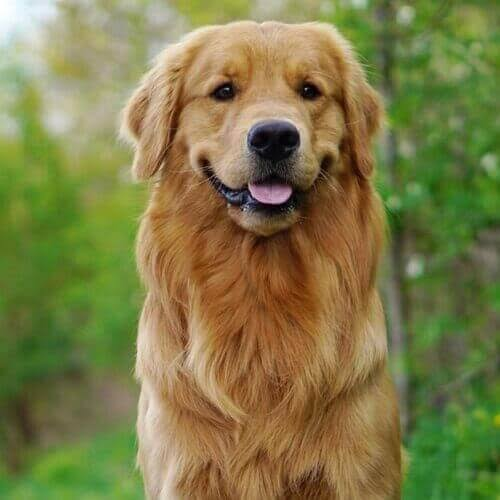
#> input picture proj2/dog.jpg, 500 x 500 px
$ python hybrid_image_starter.py
#> lines starting #> are read from the running program, lines starting #| are printed output that depends on the picture; after the words box and inside, x2 and y2 are one past the last pixel; in counts of white or black regions, pixels touching at a corner belong together
### proj2/align_image_code.py
"""Lets the user click two corresponding points on each of two images,
then aligns the images so those two points overlap (matching center,
scale, and rotation), and crops both to a common size.
"""
import math

import numpy as np
import matplotlib.pyplot as plt
import skimage.transform as sktr


# [9 lines left out: function get_points, not called in this run]


def recenter(im: np.ndarray, r: float, c: float) -> np.ndarray:
    R, C = im.shape[:2]
    rpad = int(np.abs(2*r+1 - R))
    cpad = int(np.abs(2*c+1 - C))
    pad_width = [(0 if r > (R-1)/2 else rpad, 0 if r < (R-1)/2 else rpad),
                 (0 if c > (C-1)/2 else cpad, 0 if c < (C-1)/2 else cpad)]
    if im.ndim == 3:
        pad_width.append((0, 0))
    return np.pad(im, pad_width, 'constant')


def find_centers(p1: tuple, p2: tuple) -> tuple:
    cx = np.round(np.mean([p1[0], p2[0]]))
    cy = np.round(np.mean([p1[1], p2[1]]))
    return cx, cy


def align_image_centers(im1: np.ndarray, im2: np.ndarray, pts: tuple) -> tuple:
    p1, p2, p3, p4 = pts

    cx1, cy1 = find_centers(p1, p2)
    cx2, cy2 = find_centers(p3, p4)

    im1 = recenter(im1, cy1, cx1)
    im2 = recenter(im2, cy2, cx2)
    return im1, im2


def rescale_images(im1: np.ndarray, im2: np.ndarray, pts: tuple) -> tuple:
    p1, p2, p3, p4 = pts
    len1 = np.sqrt((p2[1] - p1[1])**2 + (p2[0] - p1[0])**2)
    len2 = np.sqrt((p4[1] - p3[1])**2 + (p4[0] - p3[0])**2)
    dscale = len2/len1
    channel_axis = -1 if im1.ndim == 3 else None
    if dscale < 1:
        im1 = sktr.rescale(im1, dscale, channel_axis=channel_axis)
    else:
        im2 = sktr.rescale(im2, 1./dscale, channel_axis=channel_axis)
    return im1, im2


def rotate_im1(im1: np.ndarray, pts: tuple) -> tuple:
    p1, p2, p3, p4 = pts
    theta1 = math.atan2(-(p2[1] - p1[1]), (p2[0] - p1[0]))
    theta2 = math.atan2(-(p4[1] - p3[1]), (p4[0] - p3[0]))
    dtheta = theta2 - theta1
    im1 = sktr.rotate(im1, dtheta*180/np.pi)
    return im1, dtheta


def match_img_size(im1: np.ndarray, im2: np.ndarray) -> tuple:
    # Make images the same size
    h1, w1 = im1.shape[:2]
    h2, w2 = im2.shape[:2]
    if h1 < h2:
        im2 = im2[int(np.floor((h2-h1)/2.)) : -int(np.ceil((h2-h1)/2.)), :]
    elif h1 > h2:
        im1 = im1[int(np.floor((h1-h2)/2.)) : -int(np.ceil((h1-h2)/2.)), :]
    if w1 < w2:
        im2 = im2[:, int(np.floor((w2-w1)/2.)) : -int(np.ceil((w2-w1)/2.))]
    elif w1 > w2:
        im1 = im1[:, int(np.floor((w1-w2)/2.)) : -int(np.ceil((w1-w2)/2.))]
    assert im1.shape == im2.shape
    return im1, im2


def crop_to_valid(valid: np.ndarray) -> tuple:
    """Shrink a box until every pixel in it is valid, trimming whichever edge has
    the most invalid pixels each step. Returns (top, bottom, left, right)."""
    t, b, l, r = 0, valid.shape[0], 0, valid.shape[1]
    while True:
        v = valid[t:b, l:r]
        bad = {"t": (~v[0]).sum(), "b": (~v[-1]).sum(),
               "l": (~v[:, 0]).sum(), "r": (~v[:, -1]).sum()}
        edge = max(bad, key=bad.get)
        if bad[edge] == 0:
            return t, b, l, r
        if edge == "t":
            t += 1
        elif edge == "b":
            b -= 1
        elif edge == "l":
            l += 1
        else:
            r -= 1


def align_images(im1: np.ndarray, im2: np.ndarray, pts: tuple = None,
                 crop_padding: bool = False) -> tuple:
    """pts = (p1, p2, p3, p4) as (x, y): two points on im1, then the matching two on im2.
    If pts is None, click them interactively. If crop_padding is True, cut away the
    black borders that recentering/rotating adds, keeping only pixels both images cover."""
    if pts is None:
        pts = get_points(im1, im2)
    if crop_padding:
        # extra all-ones channel that goes through the same transforms; wherever it
        # ends up < 1, that pixel came from zero padding instead of the real image
        im1 = np.dstack([im1, np.ones(im1.shape[:2])])
        im2 = np.dstack([im2, np.ones(im2.shape[:2])])
    im1, im2 = align_image_centers(im1, im2, pts)
    im1, im2 = rescale_images(im1, im2, pts)
    im1, angle = rotate_im1(im1, pts)
    im1, im2 = match_img_size(im1, im2)
    if crop_padding:
        t, b, l, r = crop_to_valid((im1[..., -1] > 0.99) & (im2[..., -1] > 0.99))
        im1, im2 = im1[t:b, l:r, :-1], im2[t:b, l:r, :-1]
    return im1, im2


# [5 lines that do not run on import are left out]

### proj2/image_sharpening.py
import numpy as np
import matplotlib.pyplot as plt
import cv2
from PIL import Image, ImageOps
from scipy.signal import convolve2d

def conv_color(img, kernel):
    """Convolves each color channel separately and then stacks them together"""
    return np.dstack([convolve2d(img[:, :, c], kernel, mode="same", boundary="symm") for c in range(img.shape[2])])

def gaussian_2d(sigma):
    ksize = 6 * sigma + 1
    g1d = cv2.getGaussianKernel(ksize, sigma)
    return g1d @ g1d.T

# [6 lines left out: function unsharp_mask_filter, not called in this run]

def show_high(high):
    return (high - high.min()) / (high.max() - high.min())

# [57 lines that do not run on import are left out]

### proj2/hybrid_image_starter.py
import os
import numpy as np
import matplotlib.pyplot as plt
import cv2
from align_image_code import align_images
from image_sharpening import conv_color, gaussian_2d, show_high

HERE = os.path.dirname(os.path.abspath(__file__))

def low_pass(img, sigma):
    return conv_color(img, gaussian_2d(sigma))

def high_pass(img, sigma):
    return img - low_pass(img, sigma)

def hybrid_image(im1, im2, sigma1, sigma2, gray_high=False):
    """im1 → high frequencies (seen up close), im2 → low frequencies (seen far away).
    gray_high=True keeps only the brightness of the high frequencies, so all the color
    comes from the low-frequency image."""
    high = high_pass(im1, sigma1)
    if gray_high:
        high = np.repeat(high.mean(axis=2, keepdims=True), 3, axis=2)
    low = low_pass(im2, sigma2)
    hybrid = np.clip(low + high, 0, 1)
    return hybrid, low, high

def log_fft(img):
    gray = img.mean(axis=2) if img.ndim == 3 else img
    return np.log(np.abs(np.fft.fftshift(np.fft.fft2(gray))) + 1e-8)

def distance_strip(img, scales=(1, 0.5, 0.25, 0.125)):
    """Same image at shrinking sizes, side by side — simulates stepping back."""
    H = img.shape[0]
    pieces = []
    for s in scales:
        small = cv2.resize(img, None, fx=s, fy=s, interpolation=cv2.INTER_AREA)
        pad = np.ones((H - small.shape[0],) + small.shape[1:])
        pieces.append(np.vstack([pad, small]))
    return np.hstack(pieces)
# First load images
name = "dog_shark"

# high sf
im1 = plt.imread('./dog.jpg') / 255.

# low sf
im2 = plt.imread('./shark.jpg') / 255.
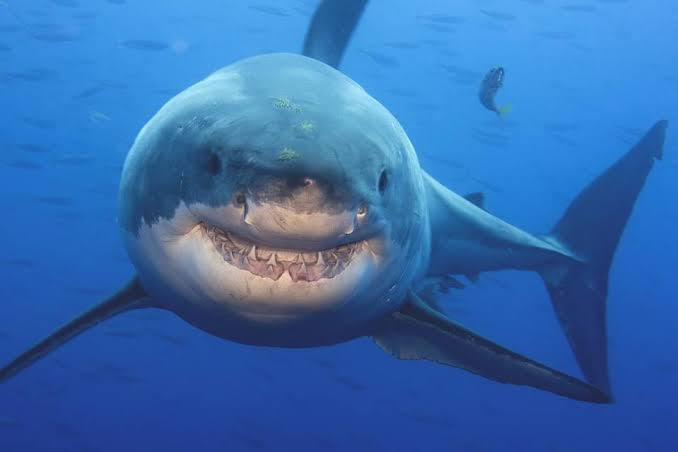
#> input picture proj2/shark.jpg, 678 x 452 px

# Next align images. Instead of the eyes, line up the eyes-midpoint → mouth axis so the
# dog's smile lands on the shark's grin (the eyes are too far apart on the shark: aligning
# them would scale the dog up 2x and put its nose on the shark's mouth).
# (x, y): dog eyes-midpoint, dog mouth, shark eyes-midpoint, shark grin
pts = ((268, 92), (275, 185), (306, 167), (305, 262))
im1_aligned, im2_aligned = align_images(im1, im2, pts, crop_padding=True)
#> in rotate_im1, `im1 = sktr.rotate(im1, dtheta*180/np.pi)`:
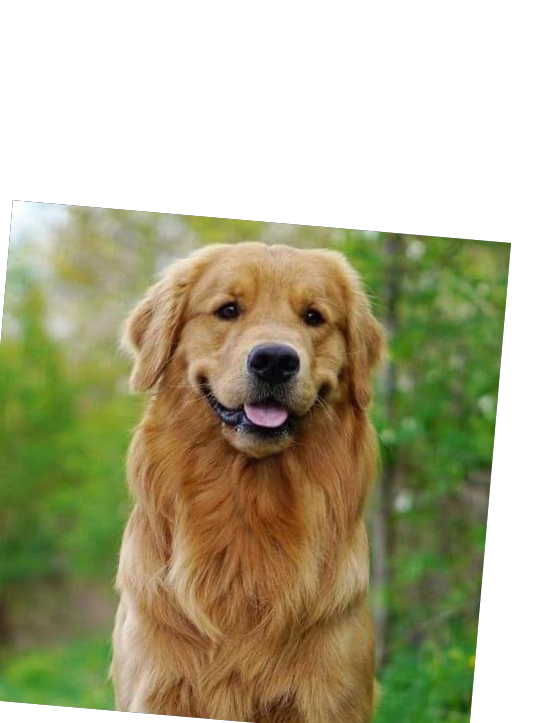
#> im1: shape (723, 545, 4) float64; mean of channels 0, 1, 2, 3 0.311, 0.3, 0.176, 0.616; transparent parts drawn white
#> in align_images, `im1, angle = rotate_im1(im1, pts)`: angle = -0.0857
#> the loop in crop_to_valid, `while True:` made 189 passes
#> bad on passes 1 to 12: {'t': 545, 'b': 65, 'l': 222, 'r': 466}, {'t': 545, 'b': 65, 'l': 221, 'r': 465}, {'t': 545, 'b': 65, 'l': 220, 'r': 464}, {'t': 545, 'b': 65, 'l': 219, 'r': 463}, {'t': 545, 'b': 65, 'l': 218, 'r': 462}, {'t': 545, 'b': 65, 'l': 217, 'r': 461}, {'t': 545, 'b': 65, 'l': 216, 'r': 460}, {'t': 545, 'b': 65, 'l': 215, 'r': 459}, {'t': 545, 'b': 65, 'l': 214, 'r': 458}, {'t': 545, 'b': 65, 'l': 213, 'r': 457}, {'t': 545, 'b': 65, 'l': 212, 'r': 456}, {'t': 545, 'b': 65, 'l': 211, 'r': 455}
#> pass 1, in crop_to_valid, `v = valid[t:b, l:r]`:
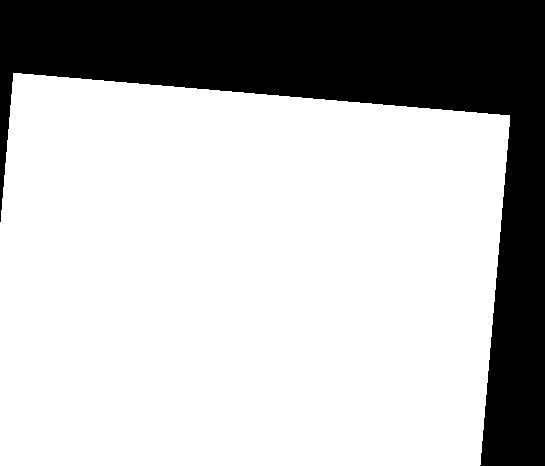
#> v: shape (466, 545) bool; 72.4% white; 1 black region, box (x1, y1, x2, y2) and area: (0, 0, 545, 466) 70127
#> after the loop in crop_to_valid, `while True:`: b = 465; l = 10; r = 481; t = 113
#> in align_images, `t, b, l, r = crop_to_valid((im1[..., -1] > 0.99) & (im2[..., -1] > 0.9..`: b = 465; l = 10; r = 481
#> in align_images, `im1, im2 = im1[t:b, l:r, :-1], im2[t:b, l:r, :-1]`:
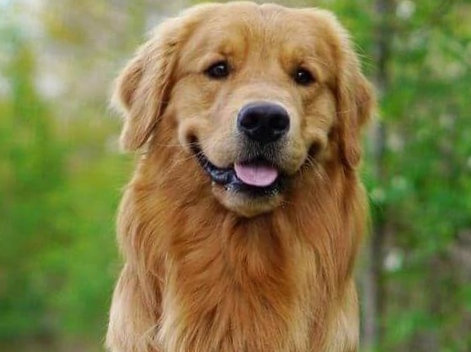
#> im1: shape (352, 471, 3) float64; mean of channels 0, 1, 2 0.507, 0.482, 0.281; drawn as R, G, B

# (previous attempt, kept for reference)
# name = "me_lebron"
# im1 = plt.imread('./me_boat.jpg') / 255.
# im2 = plt.imread('./lebron.jpg') / 255.
# im1_aligned, im2_aligned = align_images(im1, im2)

## You will provide the code below. Sigma1 and sigma2 are arbitrary
## cutoff values for the high and low frequencies

sigma1 = 4
sigma2 = 8
hybrid, low, high = hybrid_image(im1_aligned, im2_aligned, sigma1, sigma2, gray_high=True)
#> in hybrid_image, `hybrid = np.clip(low + high, 0, 1)`:
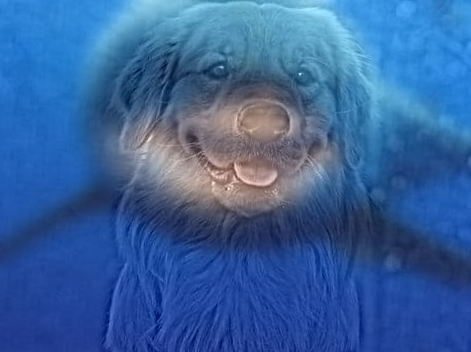
#> hybrid: shape (352, 471, 3) float64; mean of channels 0, 1, 2 0.221, 0.388, 0.617; drawn as R, G, B
plt.imsave(f"{name}_hybrid.png", hybrid)

plt.figure(figsize=(14, 5))
plt.imshow(distance_strip(hybrid))
#> after the loop in distance_strip, `for s in scales:`: pieces = 4 items
plt.title(f"Hybrid (σ_high={sigma1}, σ_low={sigma2}) — big = close, small = far")
plt.axis("off")
plt.savefig(f"{name}_distance.png", bbox_inches="tight")
plt.show()

# Frequency analysis
panels = [
    ("Input 1 (high)", im1_aligned),
    ("Input 2 (low)",  im2_aligned),
    ("High-passed 1",  show_high(high)),
    ("Low-passed 2",   np.clip(low, 0, 1)),
    ("Hybrid",         hybrid),
]
ffts = [log_fft(im1_aligned), log_fft(im2_aligned), log_fft(high), log_fft(low), log_fft(hybrid)]
#> in log_fft (call 4), `return np.log(np.abs(np.fft.fftshift(np.fft.fft2(gray))) + 1e-8)`:
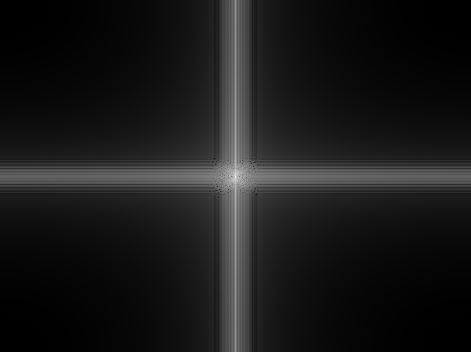
#> returned value: shape (352, 471) float64; min -4.71, max 11.12, mean -3.09; drawn with min black and max white
#> in log_fft (call 5), `gray = img.mean(axis=2) if img.ndim == 3 else img`:
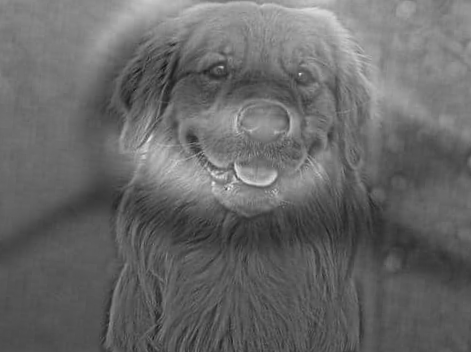
#> gray: shape (352, 471) float64; min 0.0822, max 0.946, mean 0.409

fig, axes = plt.subplots(2, 5, figsize=(22, 9))
for i, (title, im) in enumerate(panels):
    axes[0, i].imshow(im)
    axes[0, i].set_title(title)
    axes[1, i].imshow(ffts[i], cmap="gray")
    axes[1, i].set_title("FFT: " + title)
#> this loop made 5 passes
#> title on passes 1 to 5: 'Input 1 (high)', 'Input 2 (low)', 'High-passed 1', 'Low-passed 2', 'Hybrid'
for ax in axes.ravel():
    ax.axis("off")
plt.tight_layout()
plt.savefig(f"{name}_process.png", bbox_inches="tight")
plt.show()
